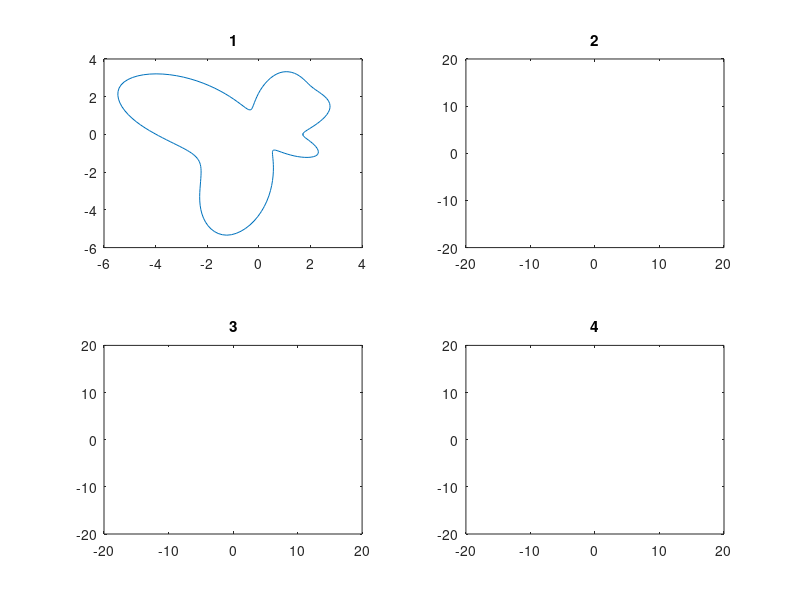

MATLAB code for this plot:
function Prob1_00()
    close all; clear all;
    
    xlimit = 20; 
    ylimit = 20;
    
    nCurves     = 1;
    nPoints     = 200;
    nTimeSteps  = 3;
    
    gapTimeStep = 5;
    
    nItr        = gapTimeStep * nTimeSteps; %Total number of iterations
    
    for curveID=1:nCurves      
        [x, y] = gen_rand_curve(nPoints); 
        x = [x(end-1) x x(2)];
        y = [y(end-1) y y(2)];

        %x = smooth(x);
        %y = smooth(y);
        
        %disp([x y]);    
        
        figure, 
        pltID = 1;
        axis([-xlimit xlimit -ylimit ylimit]);
        subplot(2, 2, pltID);
        plot(x, y);
        title(pltID);
        pltID = pltID + 1;
        %plot(x(3:end-2), y(3:end-2));
        
        for itrID=1:nItr
            %fprintf('Iteration: %d\n', itrID);
            %Compute the curvature
            dx      = gradient(x);
            ddx     = gradient(dx);
            dy      = gradient(y);
            ddy     = gradient(dy);
            ds      = sqrt(dx.*dx + dy.*dy);
            num     = dx .* ddy - ddx .* dy;
            denom   = dx .* dx + dy .* dy;
            denom   = sqrt(denom);
            denom   = denom .* denom .* denom;
            K            = num ./ denom;
            %K(denom < 0) = NaN;
            %K(isnan(K))  = 0;

            N       = [-dy./ds, dx./ds];
            
            %for i=1:size(N,1)
            %    N(i, :) = N(i, :)/sqrt(N(i,1)*N(i,1) + N(i,2)*N(i,2));
            %end
            
            K= abs(K);
            
            %delta   = -[K .* N(:, 1), K .* N(:, 2)];%original
            delta   = [K .* N(:, 2), K .* N(:, 1)];
            delta(isnan(delta)) = 0;

            x = x + delta(:, 1);
            y = y + delta(:, 2);
            
            %Display each curve nTimeSteps times on screen
            if (0 == mod(itrID, gapTimeStep))
                subplot(2, 2, pltID), plot(x(2:end-1), y(2:end-1));
                title(pltID);
                axis([-xlimit xlimit -ylimit ylimit])
                pltID = pltID + 1;
                %fprintf('Size K: (%d, %d), Size N: (%d, %d)\n', size(K,1), size(K,2), size(N,1), size(N,2));
            end            
        end
        
        
        %{
        % In each iteration find the normal and curvature at each point and also 
        % disp as Curv*Normal
        itr = 300;
        for i = 1:itr
            dx = gradient(x);
            ddx = gradient(dx);
            dy = gradient(y);
            ddy = gradient(dy);

            temp = dx .* ddy - ddx .* dy;
            ds = sqrt(dx.*dx + dy.*dy);

            K = temp./(ds.*ds.*ds);
            K(isnan(K)) = 0;

            Nor = [-dy./ds,dx./ds];
            Disp = -[K.*Nor(:,1),K.*Nor(:,2)];
            Disp(isnan(Disp)) = 0;

            %x = smooth(x + Disp(:,1));
            %y = smooth(y + Disp(:,2));
            
            x = x + Disp(:,1);
            y = y + Disp(:,2);

            %Plot the curve at 3 time steps of 100 itr.
            if(i == 100 || i == 200 || i == 300)
                figure,
                plot(y,x,'r')
                %axis([-50 300 -50 300])
            end   
        end
        %}
        
    end
end %Main function




function [x, y] = gen_rand_curve(N)
    n           = 15;
    t           = linspace(0, 2 * pi, n);
    tt          = linspace(0, 2 * pi, N);

    r           = 1 + 5 * rand(size(t));
    r(end)      = r(1);
    rr          = spline(t, [0 r 0], tt);
    x           = rr .* cos(tt);
    y           = rr .* sin(tt);

    %% display
    %figure, plot(x,y);
end